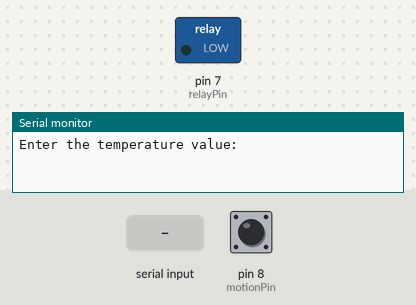
Recording of a sketch running on a simulated Arduino Uno, built with avr-gcc and run on an emulated ATmega328P. Shown: switched loads named in the sketch (green lamp = pin HIGH), the last lines printed to the serial monitor. Inputs (shaded band) come from the test bench; at power-on: pin 8 (motionPin) LOW.

Above: at 1.2 s.
1.3 s: "90,45\n" received over Serial
2.8 s: pin 8 (motionPin) driven HIGH
At 3.3 s:
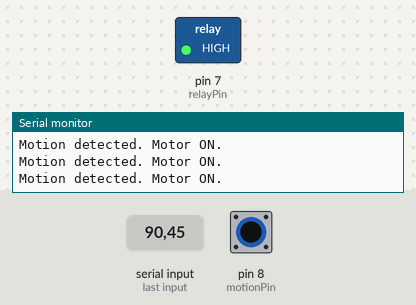
4.3 s: pin 8 (motionPin) pulsed LOW 2 times (0.12 s each, 0.3 s apart)
7.9 s: "30,150\n" received over Serial
10.9 s: "90\n" received over Serial
13.9 s: pin 8 (motionPin) pulsed LOW 5 times (0.12 s each, 0.3 s apart)
Timing chart, 0 to 16.9 s (numbered marks = the images above; inputs shaded):
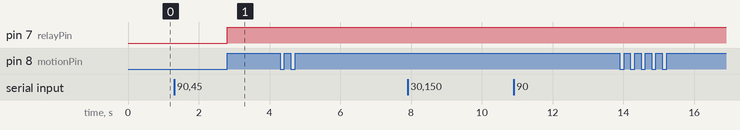

Measured:
- after the input at 2.8 s, pin 7 (relayPin): LOW → HIGH at once

The sketch:

Indoor_Hardware_Arduino_.ino
```cpp
const int relayPin = 7;    // Pin connected to the relay IN pin
const int motionPin = 8;   // Pin connected to the PIR sensor OUT pin
float temperature = 0.0;   // Variable to hold the temperature value
unsigned long motorTimer = 0; // Timer to track motor on duration
const unsigned long motorDelay = 5000; // Minimum motor ON time in milliseconds

bool motionDetected = false;
bool motorOn = false;

void setup() {
  pinMode(relayPin, OUTPUT);    // Set relay pin as OUTPUT
  pinMode(motionPin, INPUT);    // Set motion pin as INPUT
  digitalWrite(relayPin, LOW);  // Ensure the relay is off initially

  Serial.begin(9600);           // Start the Serial communication
  Serial.println("Enter the temperature value:");
}

void loop() {
  // Check if there is data available in the Serial Monitor
  if (Serial.available() > 0) {
    // Read the input as a string and convert to a float
    String input = Serial.readStringUntil('\n');
    temperature = input.toFloat();
    Serial.print("Temperature set to: ");
    Serial.println(temperature);
  }

  // Check if motion is detected
  motionDetected = digitalRead(motionPin);

  // Check if conditions are met to turn on the motor
  if (temperature > 20 && motionDetected) {
    motorOn = true;                      // Set motor on flag
    motorTimer = millis();               // Reset the timer
    Serial.println("Motion detected. Motor ON.");
  }

  // Turn off the motor if the timer expires
  if (motorOn && (millis() - motorTimer > motorDelay)) {
    motorOn = false;                     // Reset motor on flag
    digitalWrite(relayPin, LOW);         // Turn off the relay
    Serial.println("Motor OFF. Timer expired.");
  }

  // If the motor is ON, keep the relay ON
  if (motorOn) {
    digitalWrite(relayPin, HIGH);
  }
}
```
